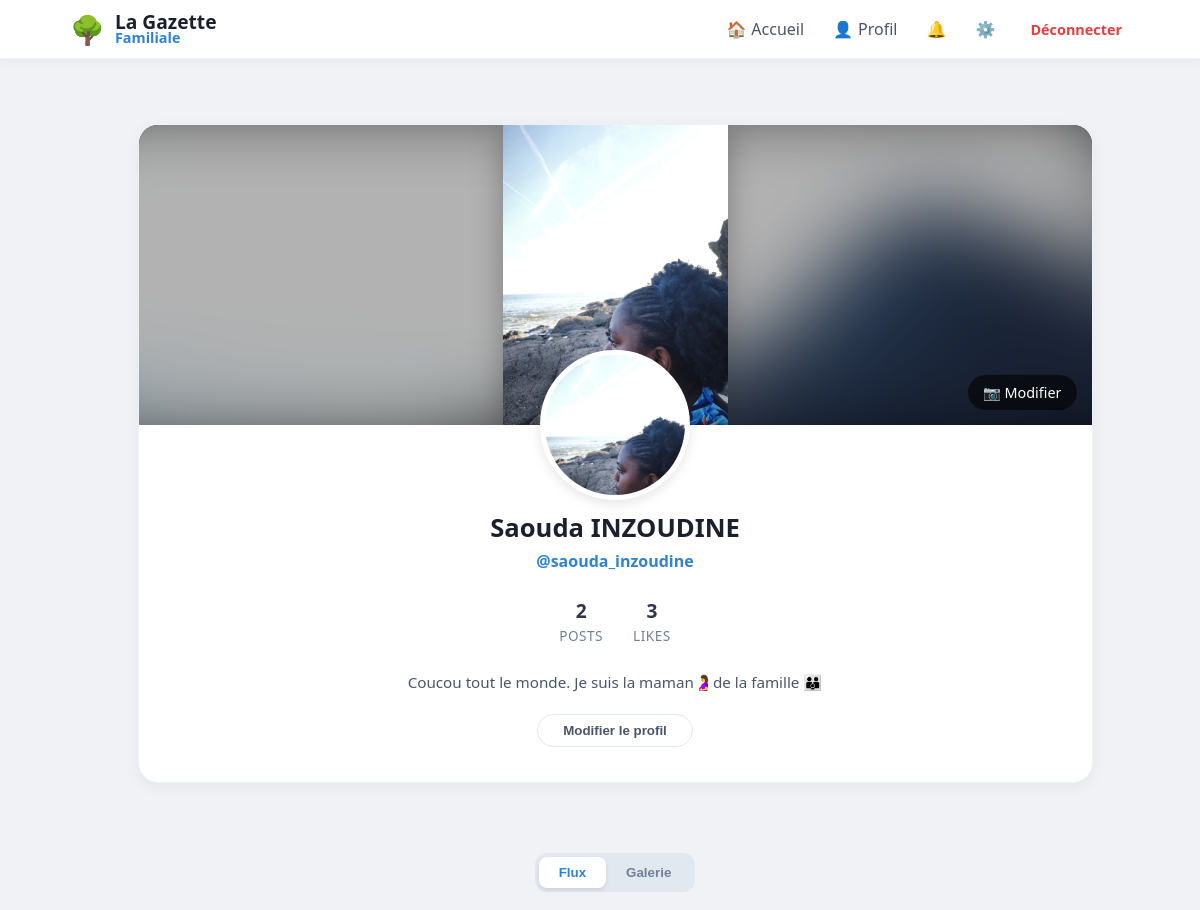
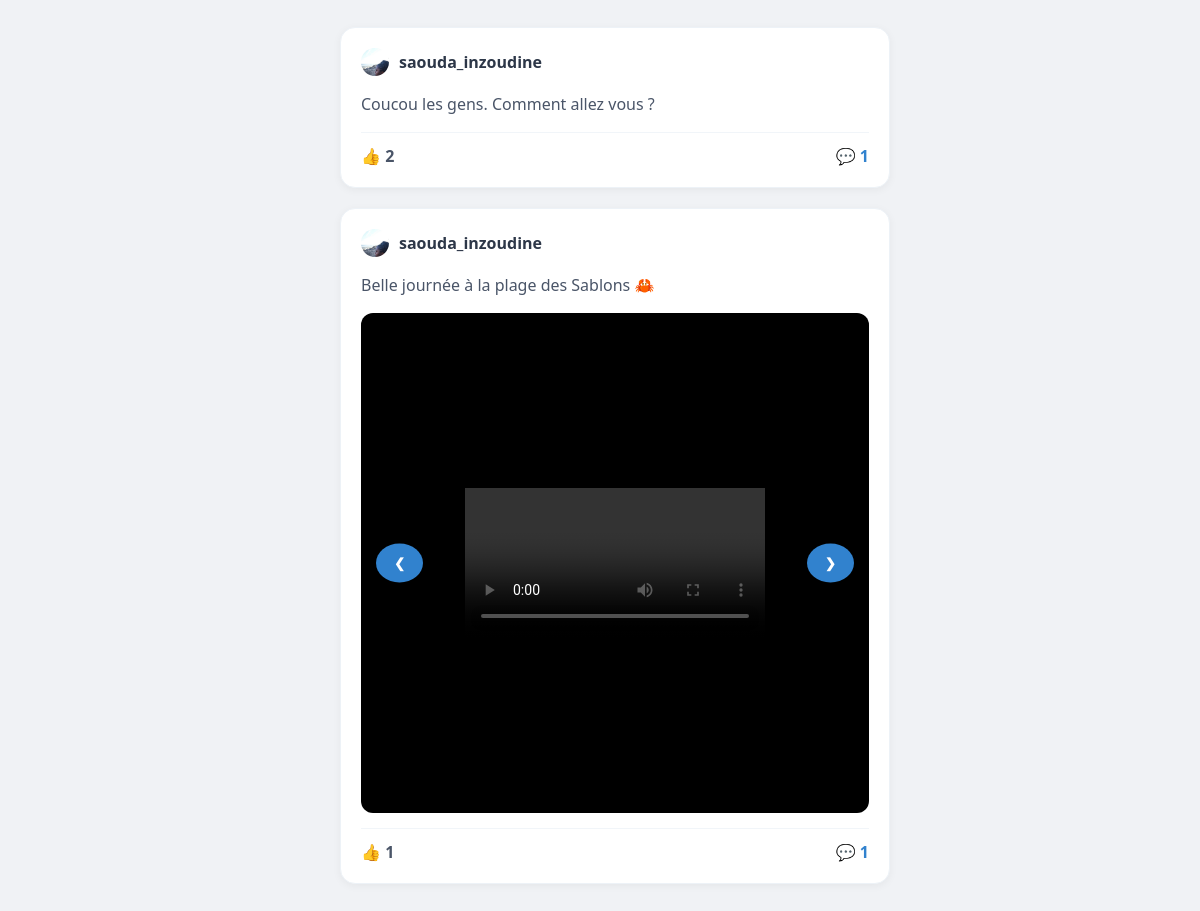
Screenshot of /user/saouda_inzoudine (signed in) with the database file from the repository (2 pictures, top to bottom).
### tables this page shows
CREATE TABLE users (
                id INTEGER PRIMARY KEY AUTOINCREMENT, 
                email TEXT UNIQUE, 
                firstname TEXT, 
                lastname TEXT, 
                username TEXT UNIQUE, 
                password TEXT, 
                avatar TEXT,
                is_approved INTEGER DEFAULT 0,
                is_admin INTEGER DEFAULT 0
            , cover TEXT, bio TEXT);

CREATE TABLE posts (
                id INTEGER PRIMARY KEY AUTOINCREMENT, 
                username TEXT, 
                content TEXT, 
                likes INTEGER DEFAULT 0, 
                image TEXT,
                created_at DATETIME DEFAULT CURRENT_TIMESTAMP
            );

CREATE TABLE post_medias (
                        id INTEGER PRIMARY KEY AUTOINCREMENT,
                        post_id INTEGER,
                        filename TEXT,
                        file_type TEXT, -- 'image' ou 'video'
                        FOREIGN KEY (post_id) REFERENCES posts (id) ON DELETE CASCADE
                    );

### app.py (the view)
@app.route("/user/<username>")
@login_required
def profile(username):
    with get_db() as db:
        user_info = db.execute("SELECT * FROM users WHERE username = ?", (username,)).fetchone()
        if not user_info:
            flash("Utilisateur introuvable", "danger")
            return redirect(url_for('home'))
        posts_query = db.execute("""
            SELECT posts.*, users.avatar AS user_avatar,
                (SELECT COUNT(*) FROM reactions WHERE post_id=posts.id AND type='thumb') as thumbs,
                (SELECT COUNT(*) FROM reactions WHERE post_id=posts.id AND type='heart') as hearts
            FROM posts
            JOIN users ON posts.username = users.username
            WHERE posts.username=?
            ORDER BY posts.id DESC
        """, (username,)).fetchall()
        posts = [dict(row) for row in posts_query]
        for post in posts:
            medias = db.execute("SELECT filename, file_type FROM post_medias WHERE post_id = ?",
                                (post['id'],)).fetchall()
            post['medias'] = [dict(m) for m in medias]
            comments = db.execute("""
                SELECT comments.*, users.avatar AS user_avatar
                FROM comments
                JOIN users ON comments.username = users.username
                WHERE post_id = ?
                ORDER BY created_at ASC
            """, (post['id'],)).fetchall()
            post['comments'] = [dict(c) for c in comments]
        posts_count = len(posts)
        total_reactions = sum((p['thumbs'] or 0) + (p['hearts'] or 0) for p in posts)
    return render_template(
        "profile.html",
        posts=posts,
        user=user_info,
        posts_count=posts_count,
        likes_received=total_reactions
    )

### app.py (called while the page is built)
def get_db():
    db = sqlite3.connect("database.db")
    db.row_factory = sqlite3.Row
    return db

def login_required(f):
    @wraps(f)
    def decorated_function(*args, **kwargs):
        if "user" not in session:
            flash("Veuillez vous connecter pour accéder à cette page.", "info")
            return redirect("/login")
        return f(*args, **kwargs)
    return decorated_function

@app.context_processor
def inject_pending_count():
    if session.get('is_admin'):
        db = get_db()
        count = db.execute("SELECT COUNT(*) as total FROM users WHERE is_approved = 0").fetchone()
        return {'pending_count': count['total']}
    return {'pending_count': 0}

### templates/profile.html (shortened to what this page needs)
{% extends "base.html" %}
{% block content %}
<div class="main-container">
    <div class="profile-header-card">
        <div class="cover-wrapper">
            <div class="cover-main-img"></div>
            {% if session['user'] == user.username %}
                <label for="cover-upload" style="position: absolute; bottom: 15px; right: 15px; background: rgba(0,0,0,0.6); color: white; padding: 8px 15px; border-radius: 20px; cursor: pointer; z-index: 10; font-size: 0.9em;">📷 Modifier</label>
            {% endif %}
        </div>
        <div style="text-align: center; padding-bottom: 25px;">
            <div class="avatar-container">
                <img src="{{ url_for('static', filename='avatars/' + (user.avatar if user.avatar else 'default.png')) }}" class="profile-avatar-img">
            </div>
            <h2 style="margin: 0; font-size: 1.6em; color: #1a202c;">{{ user.firstname }} {{ user.lastname }}</h2>
            <p style="margin: 5px 0 15px 0; color: #3182ce; font-weight: 600;">@{{ user.username }}</p>
            <div class="profile-stats">
                <div class="stat-box">
                    <span class="stat-value">{{ posts|length }}</span>
                    <span class="stat-label">Posts</span>
                </div>
                <div class="stat-box">
                    <span class="stat-value">
                        {% set total_likes = namespace(value=0) %}
                        {% for post in posts %}{% set total_likes.value = total_likes.value + (post.thumbs|int) %}{% endfor %}
                        {{ total_likes.value }}
                    </span>
                    <span class="stat-label">Likes</span>
                </div>
            </div>
            <div class="profile-bio">
                {% if user.bio %}
                    {{ user.bio }}
                {% else %}
                    Bienvenue sur mon profil ! ✨
                {% endif %}
            </div>
            {% if session['user'] == user.username %}
                <button class="edit-profile-btn" onclick="openModal()">Modifier le profil</button>
            {% endif %}
        </div>
    </div>
    <div class="nav-container">
        <div class="modern-nav">
            <button onclick="switchView('feed')" id="btn-feed" class="nav-item-btn active">Flux</button>
            <button onclick="switchView('grid')" id="btn-grid" class="nav-item-btn">Galerie</button>
        </div>
    </div>
    <div style="grid-column: 1 / -1;">
        <div id="view-feed">
            <div style="display: flex; flex-direction: column; align-items: center;">
                {% if posts %}
                    {% for post in posts %}
                    <div class="post-card">
                        <div style="display: flex; align-items: center; gap: 10px; margin-bottom: 12px;">
                            <img src="{{ url_for('static', filename='avatars/' + post.user_avatar) if post.user_avatar else url_for('static', filename='default.png') }}" class="comment-avatar">
                            <strong style="color: #2d3748;">{{ post.username }}</strong>
                        </div>
                        <p style="color: #4a5568; line-height: 1.5;">{{ post.content }}</p>
                        {% if post.medias %}
                        <div class="media-slider-container">
                            {% if post.medias|length > 1 %}
                                <button class="slider-btn prev-btn" onclick="moveSlider('{{ post.id }}', -1)">&#10094;</button>
                                <button class="slider-btn next-btn" onclick="moveSlider('{{ post.id }}', 1)">&#10095;</button>
                            {% endif %}
                            <div id="slider-{{ post.id }}" class="media-slider" data-index="0">
                                {% for media in post.medias %}
                                <div class="slider-item">
                                    {% if media.file_type == 'video' %}
                                        <video src="{{ url_for('static', filename='uploads/' + media.filename) }}" controls></video>
                                    {% else %}
                                        <img src="{{ url_for('static', filename='uploads/' + media.filename) }}">
                                    {% endif %}
                                </div>
                                {% endfor %}
                            </div>
                        </div>
                        {% endif %}
                        <div style="display: flex; justify-content: space-between; margin-top: 15px; border-top: 1px solid #f1f5f9; padding-top: 12px;">
                            <span style="font-weight: 700; color: #4a5568;">👍 {{ post.thumbs or 0 }}</span>
                            <span style="color: #3182ce; cursor: pointer; font-weight: 700;" onclick="toggleComments('{{ post.id }}')">
                                💬 {{ post.comments|length }}
                            </span>
                        </div>
                    </div>
                    {% endfor %}
                {% endif %}
            </div>
        </div>
    </div>
</div>
{% endblock %}

### static/style.css (style rules this page uses)
body { font-family: 'Segoe UI', system-ui, -apple-system, sans-serif; background: #f0f2f5; margin: 0; color: #1a202c; }
.post-card { background: white; border-radius: 15px; padding: 20px; margin-bottom: 20px; box-shadow: 0 2px 8px rgba(0,0,0,0.05); border: 1px solid #edf2f7; overflow: hidden; }

### templates/base.html (style rules this page uses)
:root { --bg-color: #f0f2f5; --primary: #3182ce; --text-main: #1a202c; --text-light: #718096; --danger: #e53e3e; --success: #38a169; --info: #3182ce; }
body { background-color: var(--bg-color); margin: 0; font-family: 'Segoe UI', system-ui, -apple-system, sans-serif; }
.main-container { max-width: 1100px; margin: 0 auto; padding: 20px 15px; display: grid; grid-template-columns: 1fr; gap: 25px; align-items: start; box-sizing: border-box; }
@media (min-width: 900px) { .main-container { grid-template-columns: 280px 650px; justify-content: center; } }

### rows the page displays
users: avatar (picture), firstname "Saouda", lastname "INZOUDINE", username "saouda_inzoudine", bio "Coucou tout le monde. Je suis la maman🤰de la famille 👪"
posts: avatar (picture), username "saouda_inzoudine", content "Coucou les gens. Comment allez vous ?", thumbs "2", comments|length "1"
posts: avatar (picture), username "saouda_inzoudine", content "Belle journée à la plage des Sablons 🦀", thumbs "1", comments|length "1"

### other values shown
{{ posts|length }} "2"
{{ total_likes.value }} "3"
